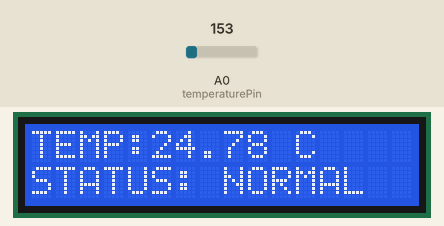
Simulated run of this sketch. Board: Arduino Uno, built with avr-gcc and run on an emulated ATmega328P. On the bench: 16×2 character LCD. The inputs (shaded band) are chosen by the test bench; at power-on: A0 (temperaturePin) = 153. What the sketch prints to the serial monitor is not drawn.

Above: at 3.2 s.
3.3 s: A0 (temperaturePin) set to 165
At 5.2 s:
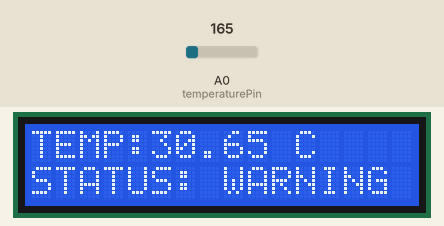
5.5 s: A0 (temperaturePin) set to 175
At 7.3 s:
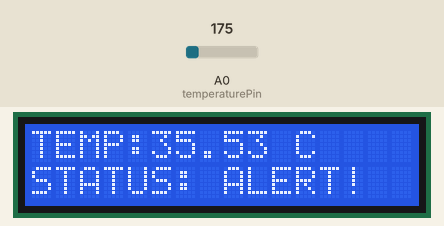
7.6 s: A0 (temperaturePin) set to 191
At 9.4 s:
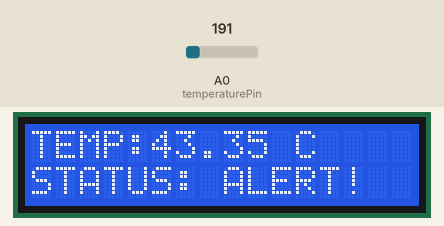
Timing chart, 0 to 10.9 s (numbered marks = the images above; inputs shaded):
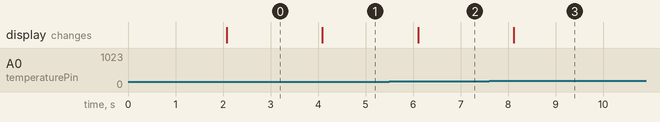

The sketch:

Temp_sense.ino
```cpp
#include <LiquidCrystal.h>
	// TMP36 connected to A0
const int temperaturePin = A0;
// LCD pins: RS, E, D4, D5, D6, D7
LiquidCrystal lcd(12, 11, 5, 4, 3, 2);
	void setup()
{
  // Initialize Serial Monitor
  Serial.begin(9600);
  // Initialize LCD
  lcd.begin(16, 2);
  // Startup message
  lcd.setCursor(0, 0);
  lcd.print("SMART TEMP");
  lcd.setCursor(0, 1);
  lcd.print("MONITOR");
  Serial.println("Smart Temperature Monitor");
  delay(2000);
  lcd.clear();
}
void loop()
{
  // Read TMP36 analog value
  int sensorValue = analogRead(temperaturePin);
  // Convert ADC reading into voltage
  float voltage = sensorValue * (5.0 / 1023.0);
  // Convert voltage into temperature in Celsius
  float temperature = (voltage - 0.5) * 100.0;
  // Display temperature in Serial Monitor
  Serial.print("Temperature: ");
  Serial.print(temperature);
  Serial.print(" C | ");
  lcd.clear();
  if (temperature < 25.0)
  {
    // Normal temperature
    Serial.println("Status: NORMAL");
    lcd.setCursor(0, 0);
    lcd.print("TEMP:");
    lcd.print(temperature);
    lcd.print(" C");
    lcd.setCursor(0, 1);
    lcd.print("STATUS: NORMAL");
  }
  else if (temperature <= 35.0)
  {
    // Warning temperature
    Serial.println("Status: WARNING");
		    lcd.setCursor(0, 0);
    lcd.print("TEMP:");
    lcd.print(temperature);
    lcd.print(" C");
    lcd.setCursor(0, 1);
    lcd.print("STATUS: WARNING");
  }
  else
  {
    // Critical temperature
    Serial.println("Status: CRITICAL");
    lcd.setCursor(0, 0);
    lcd.print("TEMP:");
    lcd.print(temperature);
    lcd.print(" C");
    lcd.setCursor(0, 1);
    lcd.print("STATUS: ALERT!");
  }
	// Take a new reading every 1 second
  delay(1000);
}
```

Measured:
- the behaviour switches between 153 and 154 on A0 (temperaturePin) (found by bisection; images 0 and 1)
- after the input at 3.3 s, the display: changes after 0.79 s (image 1)
- after the input at 5.5 s, the display: changes after 0.60 s (image 2)
- after the input at 7.6 s, the display: changes after 0.52 s (image 3)
